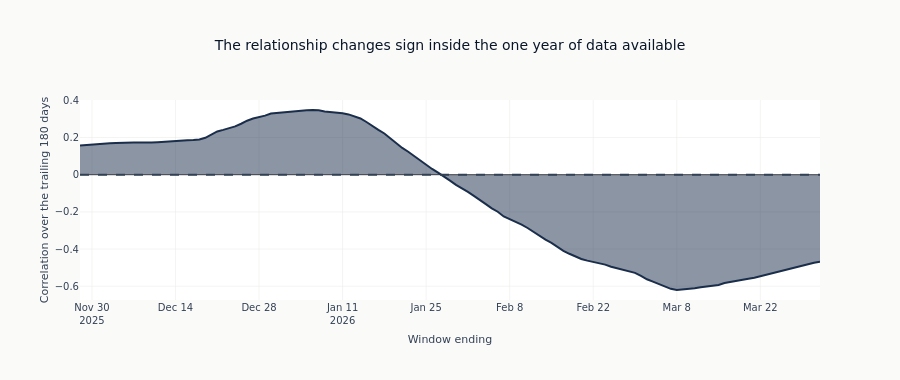

The code cell stored with this chart in its notebook:
### Code cell
fig = px.area(
    rolling_ic.to_pandas(),
    x="timestamp",
    y="rolling_correlation",
    title="The relationship changes sign inside the one year of data available",
    labels={
        "timestamp": "Window ending",
        "rolling_correlation": f"Correlation over the trailing {ROLLING_WINDOW} days",
    },
    color_discrete_sequence=[COLORS["slate"]],
)
fig.add_hline(y=0, line_dash="dash", line_color=COLORS["neutral"])
fig.update_layout(height=380)
show_plotly_with_alt(
    fig,
    "Filled line chart of the rolling correlation between thirty-day TVL growth and the "
    "thirty-day forward ether return. The line crosses zero and spends time on both sides of it.",
)
